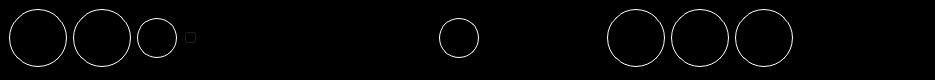
<?xml version="1.0" encoding="UTF-8"?>
<ui version="4.0">
 <class>StatusBar</class>
 <widget class="QWidget" name="StatusBar">
  <property name="geometry">
   <rect>
    <x>0</x>
    <y>0</y>
    <width>935</width>
    <height>80</height>
   </rect>
  </property>
  <property name="minimumSize">
   <size>
    <width>0</width>
    <height>0</height>
   </size>
  </property>
  <property name="windowTitle">
   <string>StatusBar</string>
  </property>
  <property name="styleSheet">
   <string notr="true">QWidget {
	background-color: black;
}
</string>
  </property>
  <widget class="QWidget" name="horizontalLayoutWidget">
   <property name="geometry">
    <rect>
     <x>9</x>
     <y>9</y>
     <width>784</width>
     <height>62</height>
    </rect>
   </property>
   <layout class="QHBoxLayout" name="horizontalLayout" stretch="0,0,0,0,0,0">
    <property name="sizeConstraint">
     <enum>QLayout::SetMinAndMaxSize</enum>
    </property>
    <item>
     <widget class="QPushButton" name="homeButton">
      <property name="minimumSize">
       <size>
        <width>58</width>
        <height>58</height>
       </size>
      </property>
      <property name="styleSheet">
       <string>QPushButton {border: 1px white; border-width: 1px; border-style: solid;border-radius: 29px;}
QPushButton:hover { border: 1px solid #f49609; color: #f49609;}</string>
      </property>
      <property name="text">
       <string/>
      </property>
     </widget>
    </item>
    <item>
     <layout class="QHBoxLayout" name="horizontalLayout_2">
      <item>
       <widget class="QPushButton" name="volButton">
        <property name="minimumSize">
         <size>
          <width>58</width>
          <height>58</height>
         </size>
        </property>
        <property name="styleSheet">
         <string>QPushButton {border: 1px white; border-width: 1px; border-style: solid;border-radius: 29px;}
QPushButton:hover { border: 1px solid #f49609; color: #f49609;}</string>
        </property>
        <property name="text">
         <string/>
        </property>
       </widget>
      </item>
      <item>
       <widget class="QPushButton" name="volDownButton">
        <property name="minimumSize">
         <size>
          <width>40</width>
          <height>40</height>
         </size>
        </property>
        <property name="maximumSize">
         <size>
          <width>16777215</width>
          <height>16777215</height>
         </size>
        </property>
        <property name="styleSheet">
         <string notr="true">QPushButton {border: 1px white; border-width: 1px; border-style: solid;border-radius: 20px;}
QPushButton:hover { border: 1px solid #f49609; color: #f49609;}</string>
        </property>
        <property name="text">
         <string/>
        </property>
       </widget>
      </item>
      <item>
       <widget class="QSlider" name="horizontalSlider">
        <property name="sizePolicy">
         <sizepolicy hsizetype="Expanding" vsizetype="Fixed">
          <horstretch>0</horstretch>
          <verstretch>0</verstretch>
         </sizepolicy>
        </property>
        <property name="minimumSize">
         <size>
          <width>250</width>
          <height>0</height>
         </size>
        </property>
        <property name="orientation">
         <enum>Qt::Horizontal</enum>
        </property>
       </widget>
      </item>
      <item>
       <widget class="QPushButton" name="volUpButton">
        <property name="minimumSize">
         <size>
          <width>40</width>
          <height>40</height>
         </size>
        </property>
        <property name="maximumSize">
         <size>
          <width>16777215</width>
          <height>16777215</height>
         </size>
        </property>
        <property name="styleSheet">
         <string notr="true">QPushButton {border: 1px white; border-width: 1px; border-style: solid;border-radius: 20px;}
QPushButton:hover { border: 1px solid #f49609; color: #f49609;}</string>
        </property>
        <property name="text">
         <string/>
        </property>
       </widget>
      </item>
     </layout>
    </item>
    <item>
     <widget class="QWidget" name="widget" native="true">
      <property name="sizePolicy">
       <sizepolicy hsizetype="Expanding" vsizetype="Fixed">
        <horstretch>0</horstretch>
        <verstretch>0</verstretch>
       </sizepolicy>
      </property>
      <property name="minimumSize">
       <size>
        <width>110</width>
        <height>0</height>
       </size>
      </property>
     </widget>
    </item>
    <item>
     <widget class="QPushButton" name="tbd1">
      <property name="minimumSize">
       <size>
        <width>58</width>
        <height>58</height>
       </size>
      </property>
      <property name="styleSheet">
       <string notr="true">QPushButton {border: 1px white; border-width: 1px; border-style: solid;border-radius: 29px;}
QPushButton:hover { border: 1px solid #f49609; color: #f49609;}</string>
      </property>
      <property name="text">
       <string/>
      </property>
     </widget>
    </item>
    <item>
     <widget class="QPushButton" name="tbd2">
      <property name="minimumSize">
       <size>
        <width>58</width>
        <height>58</height>
       </size>
      </property>
      <property name="styleSheet">
       <string notr="true">QPushButton {border: 1px white; border-width: 1px; border-style: solid;border-radius: 29px;}
QPushButton:hover { border: 1px solid #f49609; color: #f49609;}</string>
      </property>
      <property name="text">
       <string/>
      </property>
     </widget>
    </item>
    <item>
     <widget class="QPushButton" name="settingsButton">
      <property name="minimumSize">
       <size>
        <width>58</width>
        <height>58</height>
       </size>
      </property>
      <property name="styleSheet">
       <string notr="true">QPushButton {border: 1px white; border-width: 1px; border-style: solid;border-radius: 29px;}
QPushButton:hover { border: 1px solid #f49609; color: #f49609;}</string>
      </property>
      <property name="text">
       <string/>
      </property>
     </widget>
    </item>
   </layout>
  </widget>
 </widget>
 <resources/>
 <connections/>
</ui>
